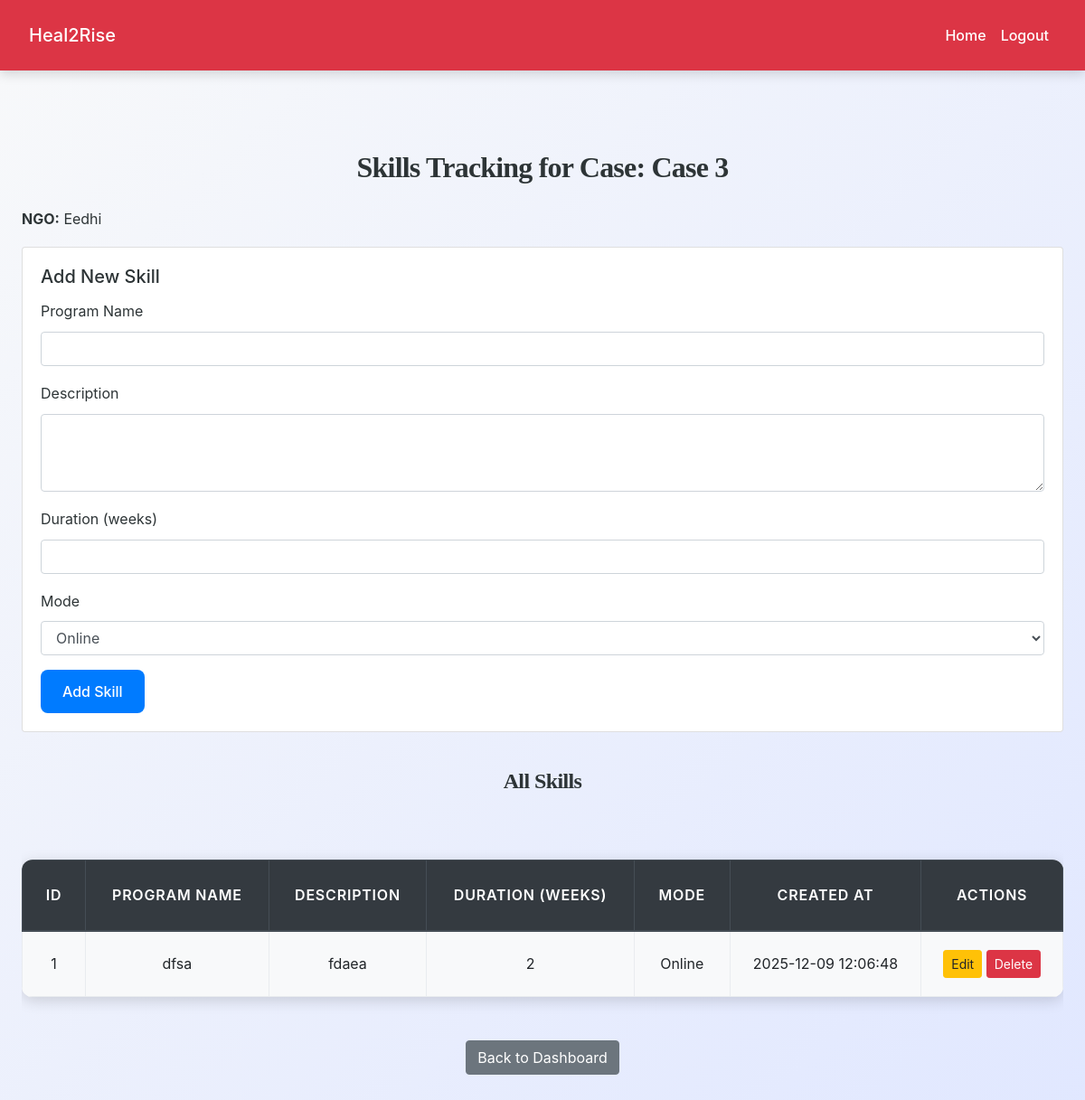
The app's page /ngo_staff/skills.php?case_id=2 (signed in) with its own data.
### tables this page shows
CREATE TABLE `cases` (
  `id` int(11) NOT NULL,
  `case_title` varchar(255) NOT NULL,
  `description` text NOT NULL,
  `user_id` int(11) NOT NULL,
  `assigned_ngo_id` int(11) NOT NULL,
  `assigned_staff_id` int(11) DEFAULT NULL,
  `status` enum('pending','approved','rejected','closed') NOT NULL DEFAULT 'pending',
  `problem_category` text DEFAULT NULL,
  `severity` varchar(50) DEFAULT NULL,
  `risk_level` varchar(50) DEFAULT NULL,
  `created_at` datetime DEFAULT current_timestamp(),
  `closed_at` datetime DEFAULT NULL
);

CREATE TABLE `ngos` (
  `id` int(11) NOT NULL,
  `ngo_name` varchar(200) NOT NULL,
  `registration_number` varchar(100) DEFAULT NULL,
  `address` text DEFAULT NULL,
  `contact_person` varchar(100) DEFAULT NULL,
  `phone` varchar(20) DEFAULT NULL,
  `email` varchar(100) NOT NULL,
  `password` varchar(255) NOT NULL,
  `service_areas` text DEFAULT NULL,
  `capacity` int(11) DEFAULT 50,
  `status` enum('verified','pending','blocked') DEFAULT 'pending',
  `created_at` datetime DEFAULT current_timestamp()
);

CREATE TABLE `skill_programs` (
  `id` int(11) NOT NULL,
  `ngo_id` int(11) NOT NULL,
  `program_name` varchar(200) NOT NULL,
  `description` text DEFAULT NULL,
  `duration_weeks` int(11) DEFAULT NULL,
  `mode` varchar(50) DEFAULT 'Online',
  `created_at` datetime DEFAULT current_timestamp()
);

### ngo_staff/skills.php (the view, shortened to what this page needs)
<?php
include('../config.php');
$staff_id = $_SESSION["id"];
$case_id = intval($_GET['case_id']);
$stmt = $conn->prepare("
    SELECT c.case_title, n.ngo_name
    FROM cases c
    JOIN ngos n ON c.assigned_ngo_id = n.id
    WHERE c.id = ? AND c.assigned_staff_id = ?
");
$stmt->bind_param("ii", $case_id, $staff_id);
$stmt->execute();
$case = $stmt->get_result()->fetch_assoc();
$edit_id = isset($_GET['edit']) ? intval($_GET['edit']) : 0;
$stmt = $conn->prepare("SELECT * FROM skill_programs WHERE ngo_id=(SELECT assigned_ngo_id FROM cases WHERE id=?) ORDER BY created_at DESC");
$stmt->bind_param("i", $case_id);
$stmt->execute();
$skills_result = $stmt->get_result();
$skill_data = [];
?>
<!DOCTYPE html>
<html lang="en">
<head>
<link rel="stylesheet" href="https://cdn.jsdelivr.net/npm/bootstrap@4.6.2/dist/css/bootstrap.min.css">
    <link rel="stylesheet" href="../css/style.css">
</head>
<body>
<?php include('navbar.php'); ?>
<div class="container py-5">
<h2 class="mb-4 text-center">Skills Tracking for Case: <?= htmlspecialchars($case['case_title']) ?></h2>
<p><strong>NGO:</strong> <?= htmlspecialchars($case['ngo_name']) ?></p>
<div class="card mb-4">
<div class="card-body">
<h5 class="card-title"><?= $edit_id>0 ? "Edit Skill" : "Add New Skill" ?></h5>
<form method="post" action="">
<div class="form-group">
<label>Program Name</label>
<input type="text" name="program_name" class="form-control" required value="<?= htmlspecialchars($skill_data['program_name'] ?? '') ?>">
</div>
<div class="form-group">
<label>Description</label>
<textarea name="description" class="form-control" rows="3"><?= htmlspecialchars($skill_data['description'] ?? '') ?></textarea>
</div>
<div class="form-group">
<label>Duration (weeks)</label>
<input type="number" name="duration_weeks" class="form-control" value="<?= $skill_data['duration_weeks'] ?? '' ?>">
</div>
<div class="form-group">
<label>Mode</label>
<select name="mode" class="form-control">
<option value="Online" <?= ($skill_data['mode'] ?? '') === 'Online' ? 'selected' : '' ?>>Online</option>
</select>
</div>
<button type="submit" class="btn btn-primary"><?= $edit_id>0 ? "Update Skill" : "Add Skill" ?></button>
</form>
</div>
</div>
<h4>All Skills</h4>
<?php if ($skills_result->num_rows > 0): ?>
<div class="table-responsive">
<table class="table table-bordered table-striped">
<thead class="thead-dark">
<tr>
<th>ID</th>
<th>Program Name</th>
<th>Description</th>
<th>Duration (weeks)</th>
<th>Mode</th>
<th>Created At</th>
<th>Actions</th>
</tr>
</thead>
<tbody>
<?php while($skill = $skills_result->fetch_assoc()): ?>
<tr>
<td><?= $skill['id'] ?></td>
<td><?= htmlspecialchars($skill['program_name']) ?></td>
<td><?= nl2br(htmlspecialchars($skill['description'])) ?></td>
<td><?= $skill['duration_weeks'] ?></td>
<td><?= htmlspecialchars($skill['mode']) ?></td>
<td><?= $skill['created_at'] ?></td>
<td>
<a href="skills.php?case_id=<?= $case_id ?>&edit=<?= $skill['id'] ?>" class="btn btn-sm btn-warning">Edit</a>
<button class="btn btn-sm btn-danger" onclick="confirmDelete(<?= $skill['id'] ?>)">Delete</button>
</td>
</tr>
<?php endwhile; ?>
</tbody>
</table>
</div>
<?php else: ?>
<p class="text-center">No skill programs added yet.</p>
<?php endif; ?>
<div class="text-center mt-3">
<a href="staff_dashboard.php" class="btn btn-secondary">Back to Dashboard</a>
</div>
</div>
</body>
</html>

### css/style.css (style rules this page uses)
:root { --primary: #007bff; --secondary: #6c757d; --success: #28a745; --info: #17a2b8; --warning: #ffc107; --danger: #dc3545; --light: #f8f9fa; --dark: #2d3436; --accent: #ff6f61; --highlight: #6f42c1; --shadow: rgba(0, 0, 0, 0.15); --transition: all 0.3s ease-in-out; }
body { font-family: 'Inter', 'Segoe UI', Tahoma, Geneva, Verdana, sans-serif; background: linear-gradient(135deg, var(--light) 0%, #e0e7ff 100%); color: var(--dark); line-height: 1.8; margin: 0; padding: 0; min-height: 100vh; font-size: 16px; }
h1, h2, h3, h4 { text-align: center; margin: 2.5rem 0; font-family: 'Georgia', 'Times New Roman', serif; color: var(--dark); font-weight: 700; letter-spacing: -0.025em; }
h2 { font-size: 2rem; }
h4 { font-size: 1.5rem; }
.container { max-width: 1200px; margin: 0 auto 3rem; padding: 0 1.5rem; }
.table { width: 100%; border-collapse: collapse; margin: 2rem 0; font-size: 1rem; background-color: #ffffff; border-radius: 12px; overflow: hidden; box-shadow: 0 4px 16px var(--shadow); transition: var(--transition); }
.table th, .table td { padding: 1.25rem; border: 1px solid #e9ecef; text-align: center; vertical-align: middle; }
.table thead th { background-color: rgb(0, 0, 0); color: white; font-weight: 600; text-transform: uppercase; letter-spacing: 0.05em; padding: 1.5rem; }
.table tbody tr { transition: var(--transition); }
.table tbody tr:nth-child(odd) { background-color: var(--light); }
.btn-primary { background-color: var(--primary); color: #fff; border: none; border-radius: 8px; padding: 0.75rem 1.5rem; font-size: 1rem; font-weight: 500; cursor: pointer; transition: var(--transition); display: inline-flex; align-items: center; justify-content: center; }
a { color: var(--primary); text-decoration: none; font-weight: 500; transition: var(--transition); }

### records on screen
cases: case_title "Case 3", assigned_ngo.ngo_name "Eedhi"
skill_programs: id "1", program_name "dfsa", description "fdaea", duration_weeks "2", mode "Online", created_at "2025-12-09 12:06:48"
